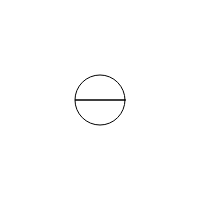
Frame 1 (no input)
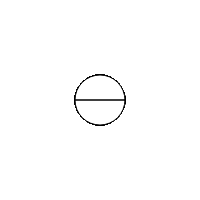
Frame 60 (no input)
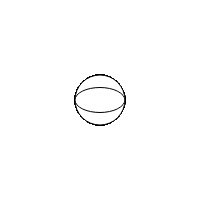
Frame 120 (the mouse pressed at the canvas centre since frame 60)

The p5.js sketch that drew these frames (run headless with seeded random() and noise() and a simulated clock; from frame 60 on, the mouse is pressed at the canvas centre):

// p5.js sketch
// ── sketch.js
function setup() {
  createCanvas(200,200);
  }

function draw() {
  ellipse(100,100,50,50);
  ellipse(100,100,50,mouseY/4);
}
